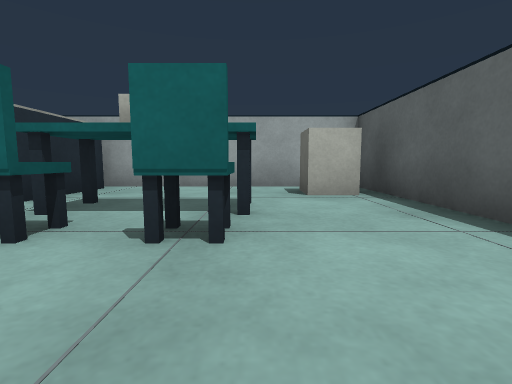
View 1 (above)

23 first-person views from a walk through a world built for the Gazebo simulator. The camera is 0.5 m above the floor, tilts 6° down and sees 85° across. The floor is counted in squares, 1 m on a side. Each view is taken from the middle of a square. On the plan, view 1 faces up. The plan holds only what a view shows up to about 9 squares ahead; the rest is blank.

View 2
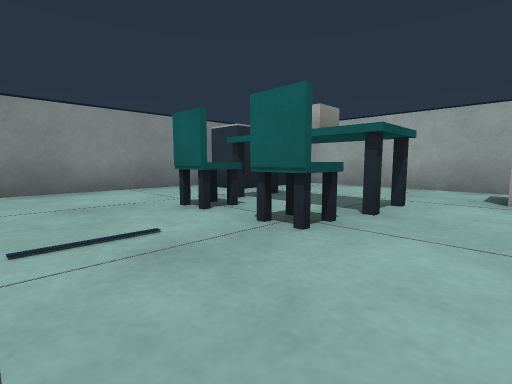

View 3
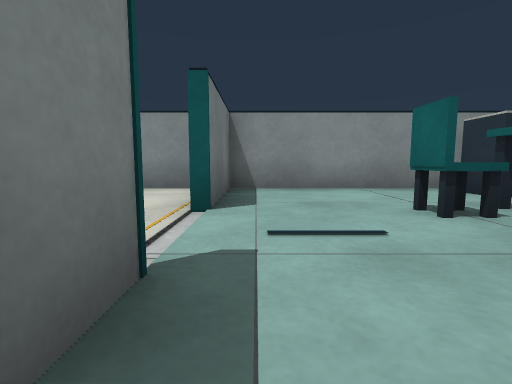

View 4
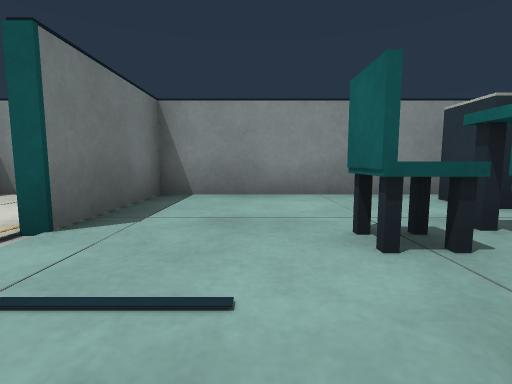

View 5
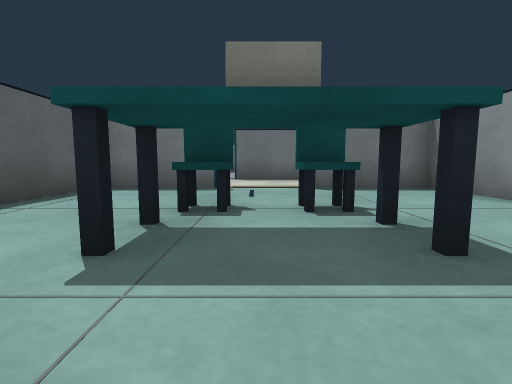

View 6
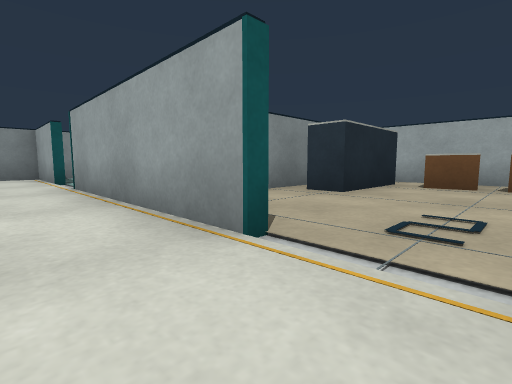

View 7
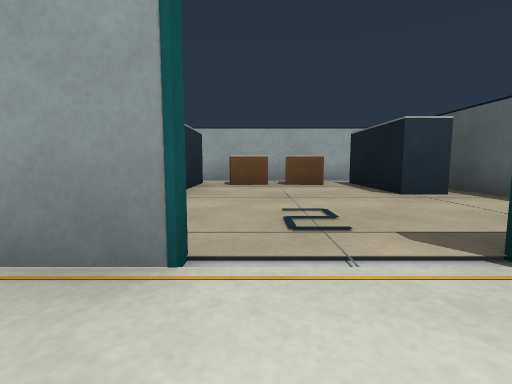

View 8
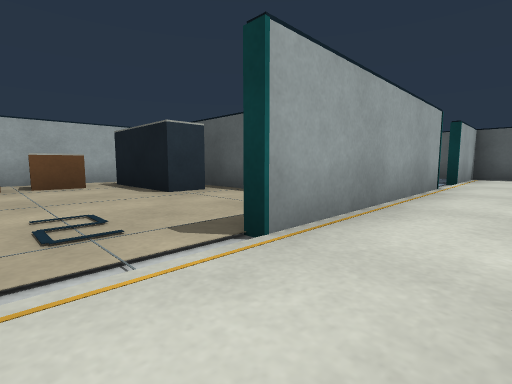

View 9
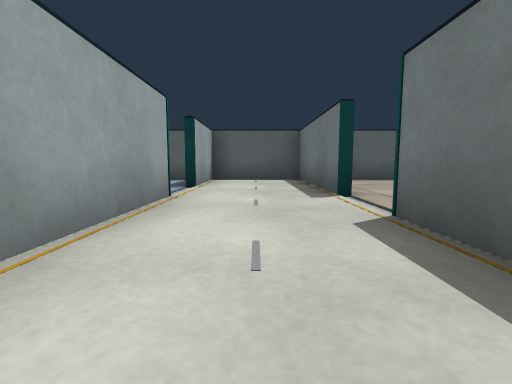

View 10
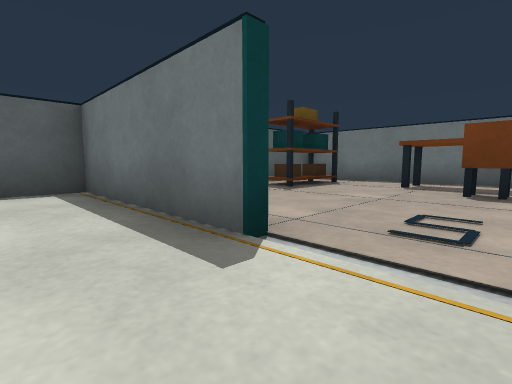

View 11
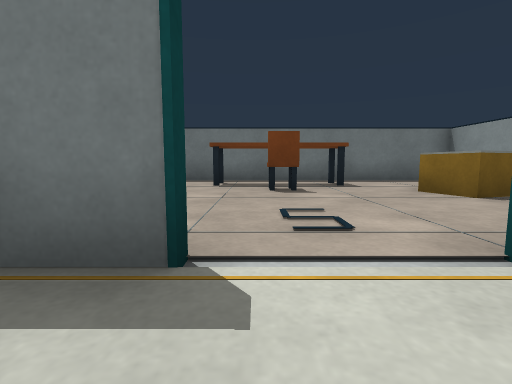

View 12
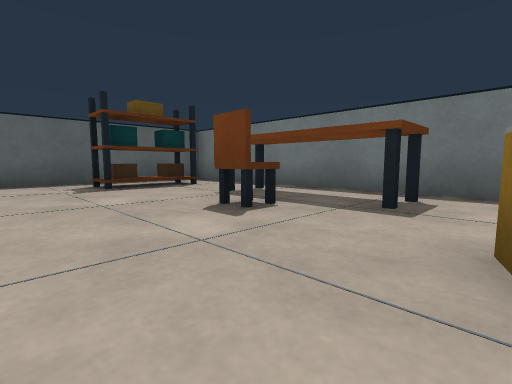

View 13
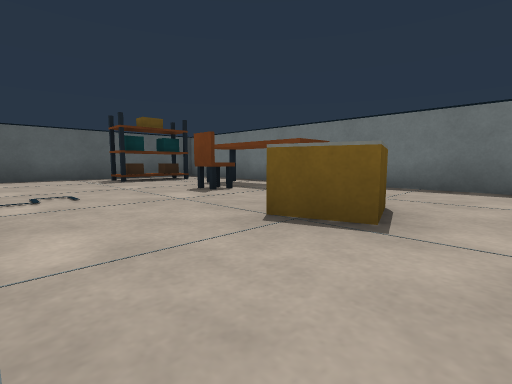

View 14
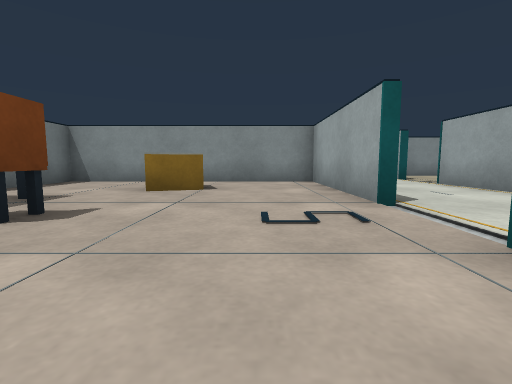

View 15
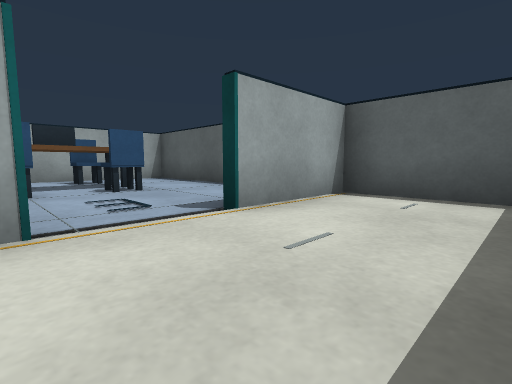

View 16
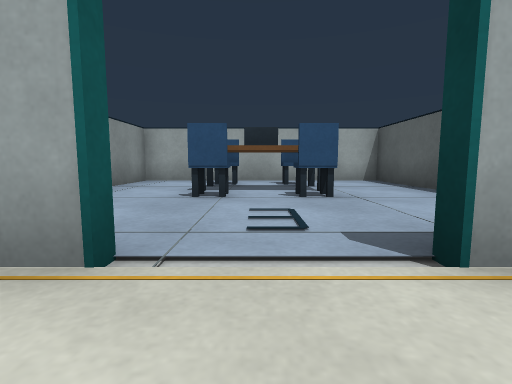

View 17
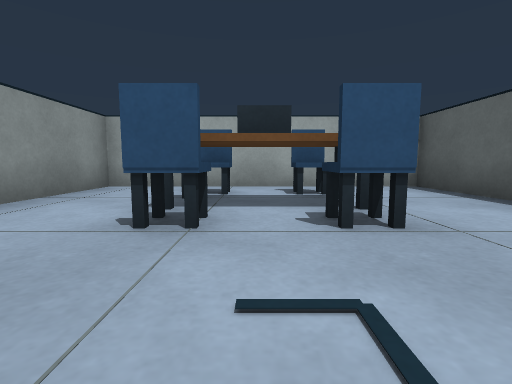

View 18
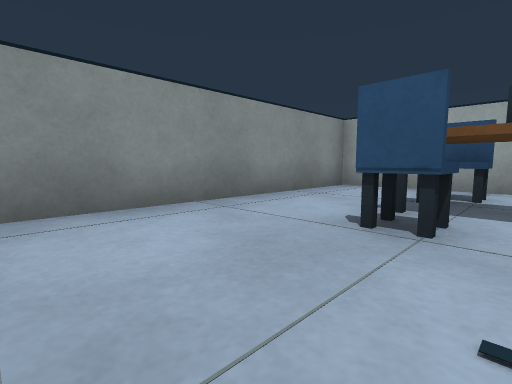

View 19
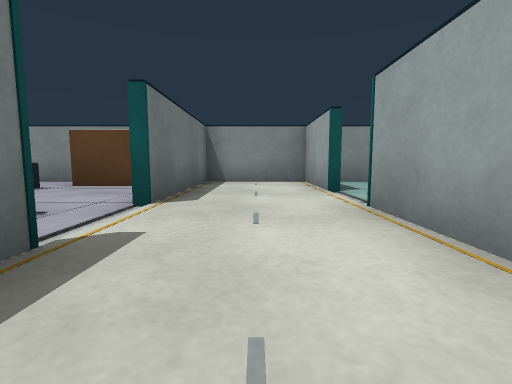

View 20
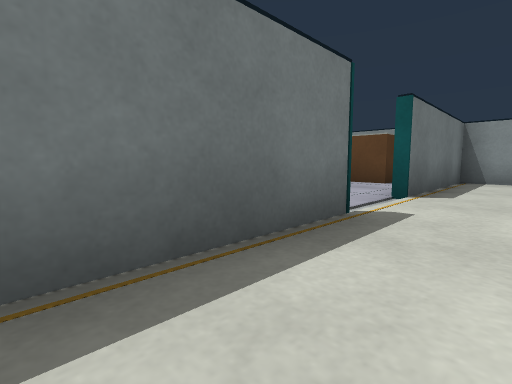

View 21
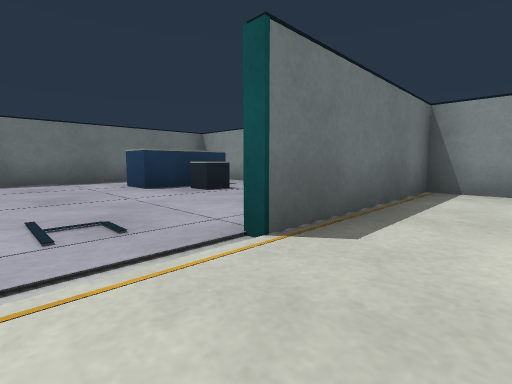

View 22
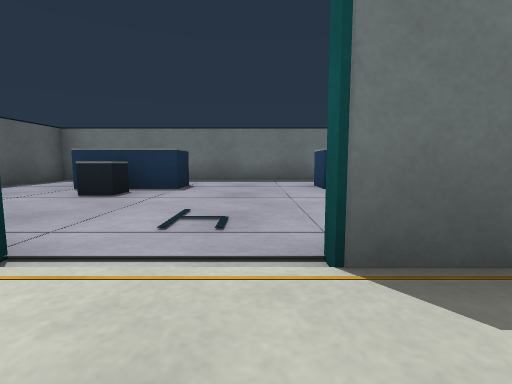

View 23
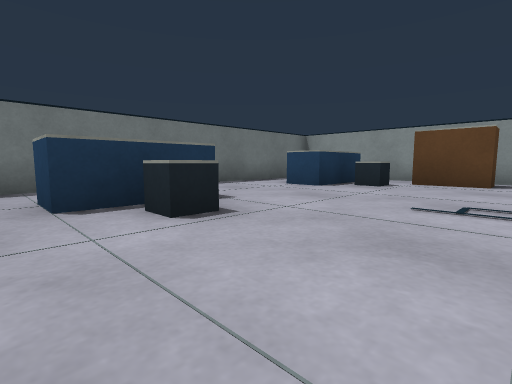

### Floor plan
Ten units are one square. View 1 is at (0, 0); x grows to the right and y downward. Boxes are objects, and circles mark ways between rooms. Rooms are numbered by the first view taken in them; rooms with no view inside come last. Other rooms are left out.
<svg viewBox="-50 -64 209 169">
<path fill="none" stroke="#000" d="M-2 5 19 5M21 -1 21 -58M-44 -40 -44 10M-45 5 -19 5M10 -59 -32 -59M46 7 -2 7M84 33 96 33M14 33 40 33M112 7 64 7M114 33 154 33 154 7 129 7M-19 7 -45 7M-44 10 -44 33 -4 33M96 35 56 35 56 100M50 99 154 99 154 44M154 -25 154 -59 89 -59 89 0M154 1 154 -6M-44 62 -44 95M-40 99 50 99M54 100 54 79M23 -34 23 -20M87 -20 87 -34M78 -59 32 -59"/>
<rect x="-45" y="-55" width="20" height="20" fill="#bbb"><title>blue box</title></rect>
<rect x="-25" y="-25" width="10" height="10" fill="#bbb"><title>cyan box</title></rect>
<rect x="-25" y="-35" width="10" height="10" fill="#bbb"><title>cyan box</title></rect>
<rect x="-15" y="-35" width="10" height="10" fill="#bbb"><title>white box</title></rect>
<rect x="-5" y="-25" width="10" height="10" fill="#bbb"><title>cyan box</title></rect>
<rect x="-5" y="-35" width="10" height="10" fill="#bbb"><title>cyan box</title></rect>
<rect x="5" y="-55" width="10" height="10" fill="#bbb"><title>other object</title></rect>
<rect x="65" y="55" width="20" height="20" fill="#bbb"><title>white box</title></rect>
<rect x="85" y="75" width="40" height="20" fill="#bbb"><title>orange box</title></rect>
<rect x="95" y="75" width="20" height="10" fill="#bbb"><title>orange box</title></rect>
<rect x="95" y="65" width="20" height="10" fill="#bbb"><title>orange box</title></rect>
<rect x="125" y="65" width="10" height="10" fill="#bbb"><title>cyan box</title></rect>
<rect x="135" y="85" width="10" height="10" fill="#bbb"><title>other object</title></rect>
<rect x="135" y="75" width="10" height="10" fill="#bbb"><title>cyan box</title></rect>
<rect x="135" y="65" width="10" height="10" fill="#bbb"><title>blue post</title></rect>
<rect x="105" y="-25" width="10" height="10" fill="#bbb"><title>blue box</title></rect>
<rect x="105" y="-35" width="10" height="10" fill="#bbb"><title>blue box</title></rect>
<rect x="105" y="-55" width="20" height="20" fill="#bbb"><title>blue box</title></rect>
<rect x="105" y="-55" width="10" height="10" fill="#bbb"><title>blue box</title></rect>
<rect x="115" y="-45" width="10" height="20" fill="#bbb"><title>blue box</title></rect>
<rect x="125" y="-25" width="10" height="10" fill="#bbb"><title>blue box</title></rect>
<rect x="125" y="-35" width="10" height="10" fill="#bbb"><title>blue box</title></rect>
<rect x="125" y="-45" width="10" height="10" fill="#bbb"><title>other object</title></rect>
<rect x="125" y="-55" width="10" height="10" fill="#bbb"><title>blue box</title></rect>
<rect x="-35" y="75" width="20" height="10" fill="#bbb"><title>other object</title></rect>
<rect x="-35" y="45" width="10" height="20" fill="#bbb"><title>brown box</title></rect>
<rect x="-25" y="55" width="10" height="20" fill="#bbb"><title>other object</title></rect>
<rect x="15" y="75" width="20" height="10" fill="#bbb"><title>white box</title></rect>
<rect x="15" y="65" width="20" height="10" fill="#bbb"><title>white box</title></rect>
<rect x="25" y="-55" width="10" height="30" fill="#bbb"><title>blue box</title></rect>
<rect x="45" y="-55" width="10" height="10" fill="#bbb"><title>other object</title></rect>
<rect x="55" y="-55" width="10" height="10" fill="#bbb"><title>other object</title></rect>
<rect x="75" y="-55" width="10" height="30" fill="#bbb"><title>blue box</title></rect>
<circle cx="-10" cy="10" r="3" fill="#2a7"/>
<circle cx="105" cy="30" r="3" fill="#2a7"/>
<circle cx="120" cy="10" r="3" fill="#2a7"/>
<circle cx="5" cy="30" r="3" fill="#2a7"/>
<circle cx="55" cy="10" r="3" fill="#2a7"/>
<text x="-10" y="-20">1</text>
<text x="50" y="20">2</text>
<text x="100" y="60">3</text>
<text x="120" y="-20">4</text>
<text x="0" y="60">5</text>
<text x="50" y="-20">6</text>
</svg>
Room 1 opens to room 2. Room 2 opens to room 3. Room 2 opens to room 4. Room 2 opens to room 5. Room 2 opens to room 6.

Where each view was taken, in squares from view 1:
view 1: 0 up, 0 right, facing up
view 2: 0 up, 1 right, facing up-left
view 3: 0 up, 1 right, facing left
view 4: 1 up, 0 right, facing left
view 5: 5 up, 1 left, facing down
view 6: 2 down, 6 right, facing up-left
view 7: 2 down, 5 right, facing up
view 8: 2 down, 5 right, facing up-right
view 9: 2 down, 7 right, facing right
view 10: 2 down, 10 right, facing down-right
view 11: 2 down, 11 right, facing down
view 12: 5 down, 8 right, facing down-right
view 13: 4 down, 6 right, facing down-right
view 14: 5 down, 13 right, facing left
view 15: 3 down, 11 right, facing up-right
view 16: 2 down, 12 right, facing up
view 17: 0 up, 12 right, facing up
view 18: 0 up, 12 right, facing up-left
view 19: 2 down, 3 right, facing left
view 20: 2 down, 4 right, facing down-left
view 21: 2 down, 1 right, facing down-left
view 22: 2 down, 0 right, facing down
view 23: 4 down, 4 right, facing down-left
